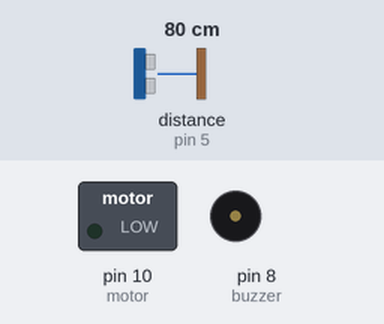
A sketch run on a simulated Arduino Uno, built with avr-gcc and run on an emulated ATmega328P. On the bench: switched loads named in the sketch (green lamp = pin HIGH), buzzer (waves = sounding, pin HIGH). Wiring (inferred from the names in the program): ultrasonic range finder: trigger pin 4; echo pin 5. Inputs (shaded band) come from the test bench; at power-on: distance to the obstacle (sensor on pin 5) 80 cm. The echo pulse lasts 58.3 µs per cm; pins used as bus, display or sensor lines are not drawn.

Above: at 1.2 s.
1.3 s: distance to the obstacle (sensor on pin 5) set to 33 cm
2.8 s: distance to the obstacle (sensor on pin 5) set to 28 cm
At 3.7 s:
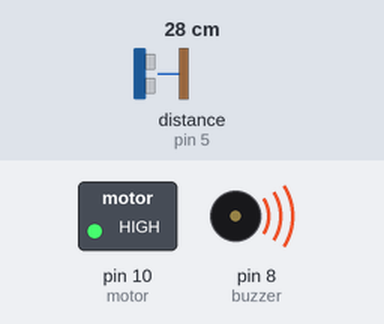
4.3 s: distance to the obstacle (sensor on pin 5) set to 35 cm
At 4.8 s:
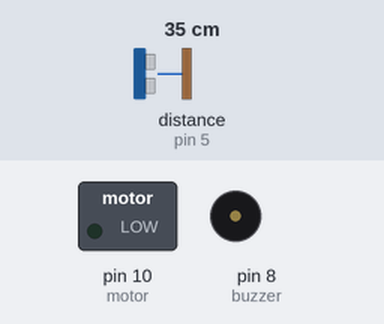
5.8 s: distance to the obstacle (sensor on pin 5) set to 2 cm
At 7.1 s:
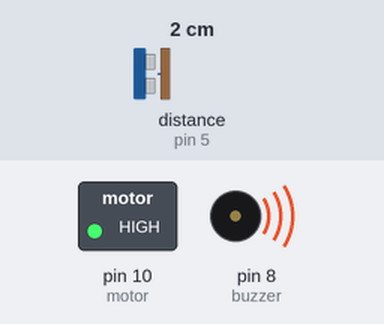
Timing chart, 0 to 8.3 s (numbered marks = the images above; inputs shaded):
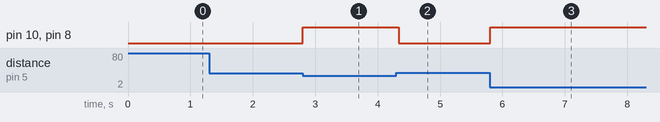

The sketch:

blindstick.ino
```cpp
#define trigPin 4
#define echoPin 5
#define motor 10
#define buzzer 8

void setup()
{ pinMode(trigPin, OUTPUT);
pinMode(echoPin, INPUT);
pinMode(motor, OUTPUT);
pinMode(buzzer,OUTPUT);
}

void loop()
{ long duration, distance;
digitalWrite(trigPin, LOW);

delayMicroseconds(2);
digitalWrite(trigPin, HIGH);
delayMicroseconds(10);
digitalWrite(trigPin, LOW);

duration = pulseIn(echoPin, HIGH);
distance = (duration/2) / 29.1;

if (distance < 30) // Checking the distance, you can change the value
{
digitalWrite(motor,HIGH); // When the the distance below 100cm
digitalWrite(buzzer,HIGH);
delay(100);
} else
{
digitalWrite(motor,LOW);// when greater than 100cm
digitalWrite(buzzer,LOW);
}
}
```

Measured:
- the behaviour switches between 31 and 30 cm on distance to the obstacle (sensor on pin 5) (found by bisection; images 0 and 1)
- after the input at 1.3 s, every drawn part: stays the same
- after the input at 2.8 s, pin 10 (motor), pin 8 (buzzer): LOW → HIGH at once
- after the input at 4.3 s, pin 10 (motor), pin 8 (buzzer): HIGH → LOW at once
- after the input at 5.8 s, pin 10 (motor), pin 8 (buzzer): LOW → HIGH at once
